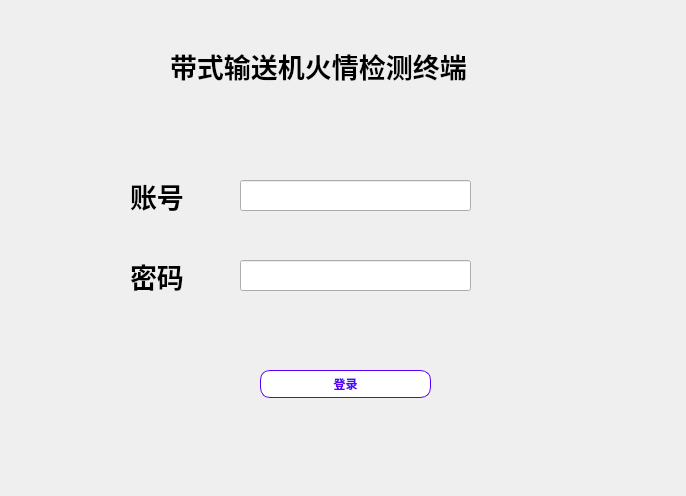
<?xml version="1.0" encoding="UTF-8"?>
<ui version="4.0">
 <class>Login</class>
 <widget class="QWidget" name="Login">
  <property name="geometry">
   <rect>
    <x>0</x>
    <y>0</y>
    <width>686</width>
    <height>496</height>
   </rect>
  </property>
  <property name="windowTitle">
   <string>客户端</string>
  </property>
  <widget class="QLabel" name="label">
   <property name="geometry">
    <rect>
     <x>130</x>
     <y>180</y>
     <width>101</width>
     <height>31</height>
    </rect>
   </property>
   <property name="font">
    <font>
     <family>Adobe 黑体 Std R</family>
     <pointsize>20</pointsize>
     <weight>75</weight>
     <bold>true</bold>
    </font>
   </property>
   <property name="text">
    <string>账号</string>
   </property>
  </widget>
  <widget class="QLabel" name="label_2">
   <property name="geometry">
    <rect>
     <x>130</x>
     <y>260</y>
     <width>101</width>
     <height>31</height>
    </rect>
   </property>
   <property name="font">
    <font>
     <family>Adobe 黑体 Std R</family>
     <pointsize>20</pointsize>
     <weight>75</weight>
     <bold>true</bold>
    </font>
   </property>
   <property name="text">
    <string>密码</string>
   </property>
  </widget>
  <widget class="QLineEdit" name="lineEdit">
   <property name="geometry">
    <rect>
     <x>240</x>
     <y>180</y>
     <width>231</width>
     <height>31</height>
    </rect>
   </property>
  </widget>
  <widget class="QLineEdit" name="lineEdit_2">
   <property name="geometry">
    <rect>
     <x>240</x>
     <y>260</y>
     <width>231</width>
     <height>31</height>
    </rect>
   </property>
  </widget>
  <widget class="QLabel" name="label_3">
   <property name="geometry">
    <rect>
     <x>170</x>
     <y>40</y>
     <width>381</width>
     <height>51</height>
    </rect>
   </property>
   <property name="font">
    <font>
     <family>04b_21</family>
     <pointsize>20</pointsize>
     <weight>75</weight>
     <bold>true</bold>
    </font>
   </property>
   <property name="text">
    <string>带式输送机火情检测终端</string>
   </property>
  </widget>
  <widget class="QPushButton" name="pushButtonConnect">
   <property name="geometry">
    <rect>
     <x>260</x>
     <y>370</y>
     <width>171</width>
     <height>28</height>
    </rect>
   </property>
   <property name="font">
    <font>
     <weight>87</weight>
     <bold>true</bold>
    </font>
   </property>
   <property name="styleSheet">
    <string notr="true">QPushButton{
	border: 1px solid rgb(85, 0, 255);
	background-color: rgb(255, 255, 255);
	color: rgb(85, 0, 255);
	height: 28px;
	font-weight: 700;
    border-radius: 10px;
}

QPushButton:hover{
	border: none;
	background-color: rgb(85, 0, 255);
	color: rgb(255, 255, 255);
}
</string>
   </property>
   <property name="text">
    <string>登录</string>
   </property>
  </widget>
 </widget>
 <resources/>
 <connections/>
</ui>
